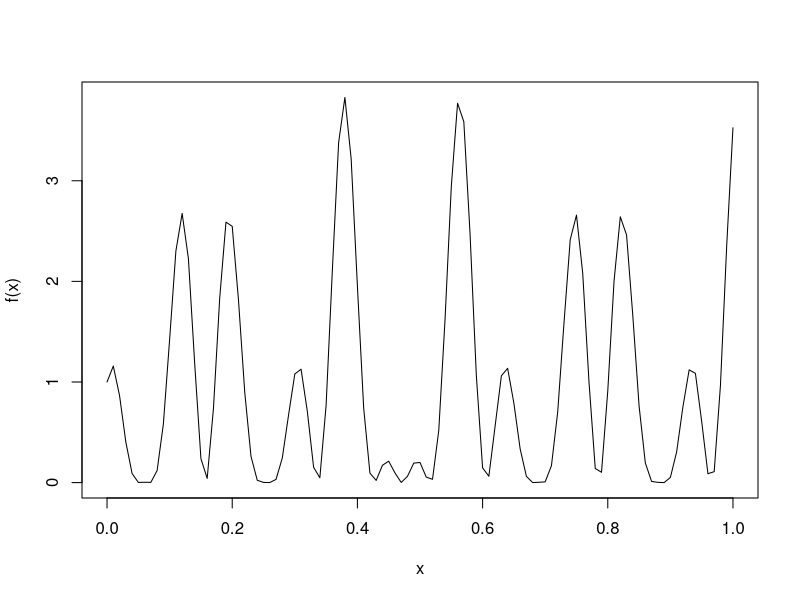

Recreate this plot in R.
f=function(x) (cos(50*x)+sin(20*x))^2
curve(f, 0, 1)
optimise(f,c(0,1),maximum=TRUE)
optimise(f,c(0.4,1),maximum=TRUE) # actually slightly higher!!!
nlm(function(x) -f(x), 0) # terrible since it will get stuck in local modes

# uniroot also performs poorly sometimes
h=function(x){(x-3)*(x+6)*(1+sin(60*x))}
uniroot(h,int=c(-2,10))

